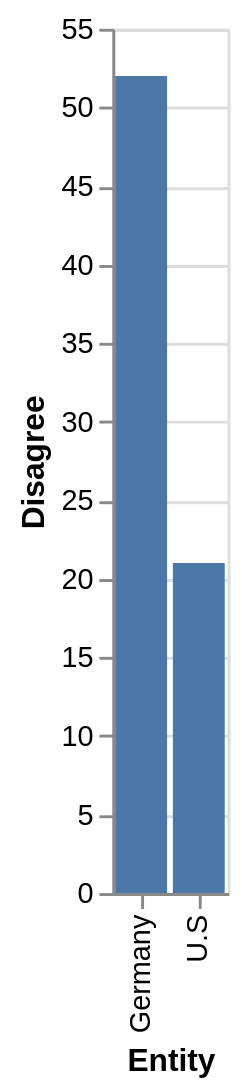

Write the Vega-Lite specification saved for this chart.
### Vega-Lite specification from a JSON file in a GitHub repository (floating-point values rounded to 4 significant figures)
{"$schema": "https://vega.github.io/schema/vega-lite/v5.json", "description": "Bar chart auto-generated from CSV", "data": {"values": [{"Entity": "Germany", "Disagree": 52}, {"Entity": "U.S", "Disagree": 21}]}, "mark": "bar", "encoding": {"x": {"field": "Entity", "type": "ordinal"}, "y": {"field": "Disagree", "type": "quantitative"}}}
